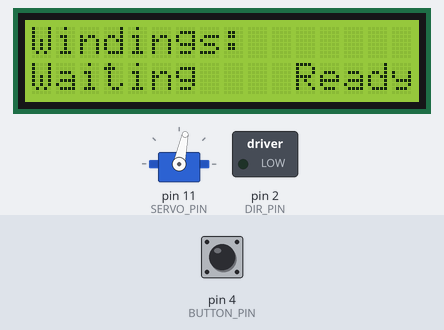
Bench run of a sketch on a simulated Arduino Uno, built with avr-gcc and run on an emulated ATmega328P. On the bench: 16×2 character LCD, servo, switched loads named in the sketch (green lamp = pin HIGH). The inputs (shaded band) are chosen by the test bench; at power-on: pin 4 (BUTTON_PIN) HIGH. Pins used as bus, display or sensor lines are not drawn; what the sketch prints to the serial monitor is not drawn.

Above: at 2.2 s.
2.3 s: pin 4 (BUTTON_PIN) pulled LOW for 0.15 s
At 3.62 s:
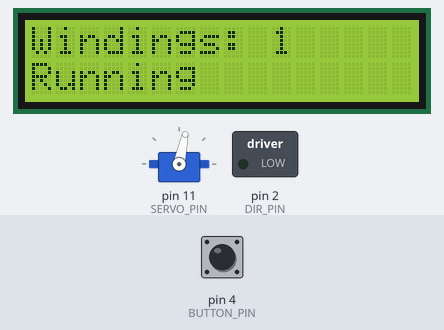
5.4 s: pin 4 (BUTTON_PIN) pulled LOW for 1 s
At 7.1 s:
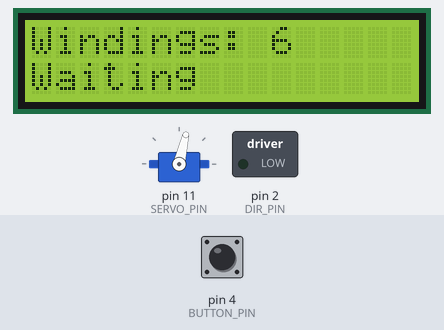
7.9 s: pin 4 (BUTTON_PIN) pulled LOW for 0.15 s
At 9.22 s:
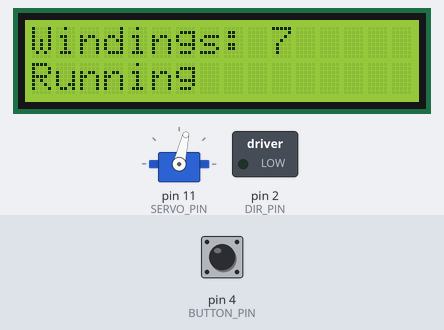
10.4 s: pin 4 (BUTTON_PIN) pulled LOW for 1 s
At 11.7 s:
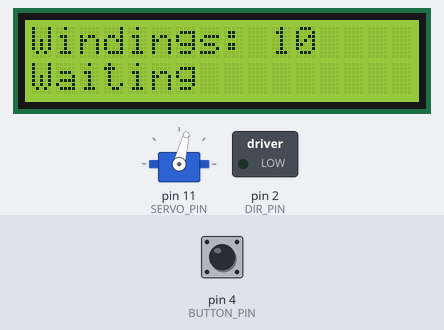
Timing chart, 0 to 13.9 s (numbered marks = the images above; inputs shaded):
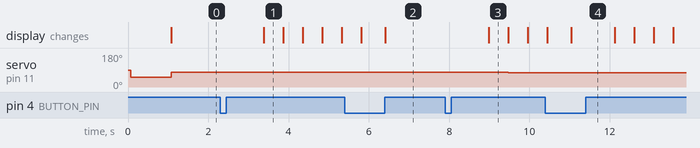

The sketch:

stepper.ino
```cpp
#include <Servo.h>
#include <LiquidCrystal.h>

Servo myServo;
const int DIR_PIN = 2;      //winding direction pin HIGH = CW, LOW=CCW
const int STEPPER_PIN = 3;  //stepper motor pin
const int SERVO_PIN = 11;
const int BUTTON_PIN = 4;
const int STEPSPERREV = 200;
const int SERVOPOSMIN = 52;
const int SERVOPOSMAX = 78;

double wireWidth = 0.060;
double pipakWidth = 6.00;
int buttonState;
int revs = 0;
int factor = -1;
int counter;
int servoSpeed = 10;
int windingSpeed = 1200;
boolean switchButton = false;

double windingNum = pipakWidth / wireWidth;
double servoRange = SERVOPOSMAX - SERVOPOSMIN;
double stepNum = windingNum / servoRange;
LiquidCrystal lcd(12, 10, 13, 6, 7, 8, 9);

void setup() {
  lcd.begin(16, 2);
  lcd.setCursor(0, 0);
  lcd.print("Windings: ");
  pinMode(BUTTON_PIN, INPUT_PULLUP);
  pinMode(STEPPER_PIN, OUTPUT);
  pinMode(DIR_PIN, OUTPUT);
  Serial.begin(115200);
  myServo.attach(SERVO_PIN);
  digitalWrite(DIR_PIN, LOW);
  calibrate();
}

void loop() {
  buttonState = digitalRead(BUTTON_PIN);

  if (buttonState == LOW) {
    delay(300);
    turnOnOffAgain();
    delay(300);
  }

  switch (switchButton) {
    case true:
      makeOneRev();
      lcd.setCursor(10, 0);
      lcd.print(revs);
      lcd.setCursor(0, 1);
      lcd.print("Running         ");
      break;
    case false:
      lcd.setCursor(0, 1);
      lcd.print("Waiting");
      break;
  }
}

void turnOnOffAgain() {
  switch (switchButton) {
    case true:
      switchButton = false;
      break;
    case false:
      switchButton = true;
      break;
  }
}

void makeOneRev() {
  for (int x = 0; x < STEPSPERREV; x++) {
    digitalWrite(STEPPER_PIN, HIGH);
    delayMicroseconds(windingSpeed);
    digitalWrite(STEPPER_PIN, LOW);
    delayMicroseconds(windingSpeed);
  }
  counter = counter + 1;

  if (counter >= round(stepNum)) {
    servoMove();
    counter = 0;
  }
  revs = revs + 1;
}

void servoMove() {
  int move = myServo.read() + factor;
  myServo.write(move);
  if (myServo.read() == SERVOPOSMAX) {
    factor = -1;
  } else if (myServo.read() == SERVOPOSMIN) {
    factor = 1;
  }
}

void calibrate() {
  lcd.setCursor(0, 1);
  lcd.print("     Calibrating");
  Serial.println("-- -- -- -- --");
  Serial.println("Winding number per layer: " + String(windingNum));
  Serial.println("Servo move range: " + String(servoRange));
  Serial.println("Move servo every " + String(round(stepNum)) + " revs");
  Serial.println("Reset counter to  0");
  myServo.write(SERVOPOSMIN);
  delay(1000);
  Serial.println("Reset servo position");
  myServo.write(SERVOPOSMAX);
  counter = 0;
  Serial.println("Ready.");
  lcd.setCursor(0, 1);
  lcd.print("           Ready");
}
```

Measured:
- after the input at 2.3 s, servo on pin 11 (SERVO_PIN): 78° → 77° after 2.5 s; the display: changes after 1.1 s (image 1)
- after the input at 5.4 s, servo on pin 11 (SERVO_PIN): stays 77° (without the input it goes to 76° after 1.4 s)
- after the input at 7.9 s, servo on pin 11 (SERVO_PIN): 77° → 76° after 1.6 s; the display: changes after 1.1 s (image 3)
- what the display in image 1 shows lasts 0.5 s, from 3.4 s to 3.9 s
